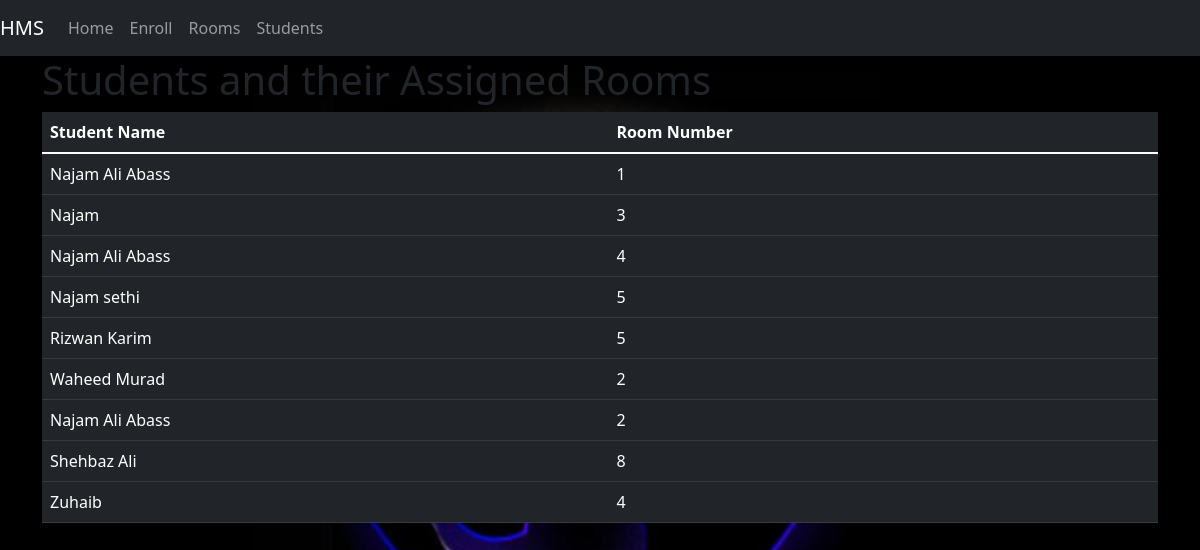
Before: /students with the older database file.
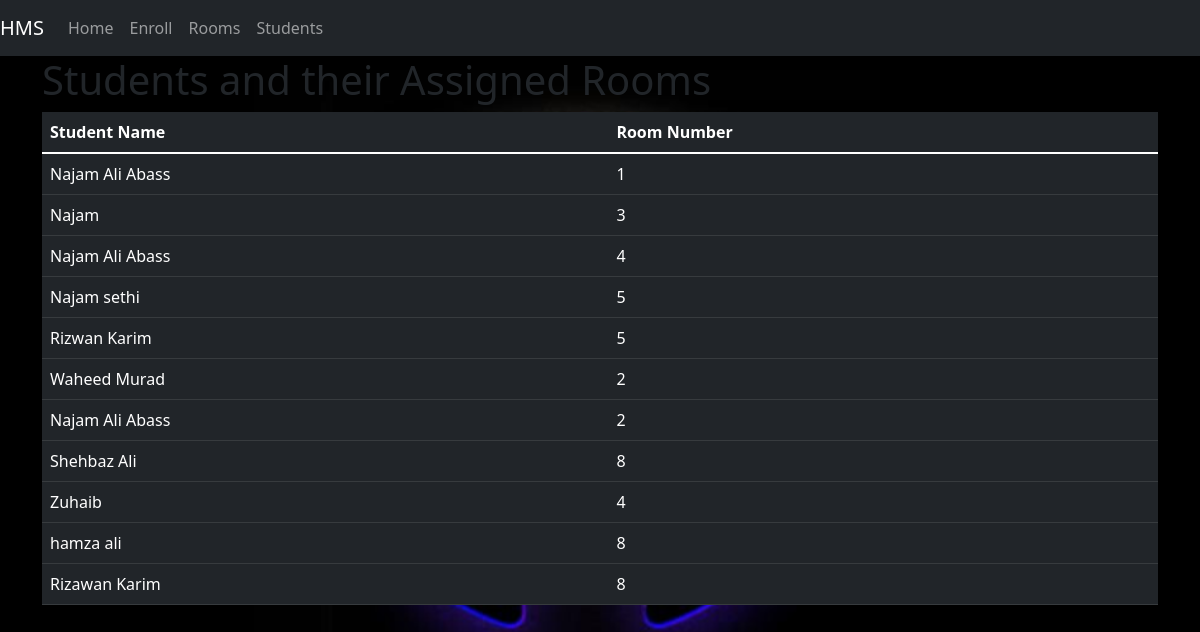
After: the same page with the newer database file.
### models.py (models this page shows)
class Student(db.Model):
    id = db.Column(db.Integer, primary_key=True)
    name = db.Column(db.String(100), nullable=False)
    room_id = db.Column(db.Integer, db.ForeignKey('room.id'), nullable=False)

class Room(db.Model):
    id = db.Column(db.Integer, primary_key=True)
    room_number = db.Column(db.Integer, unique=True, nullable=False)
    students = db.relationship('Student', backref='room', lazy=True)

### app.py (the view)
@app.route('/students')
def students():
    all_students = Student.query.all()
    return render_template('students.html', students=all_students)

### templates/students.html
{% extends 'base.html' %}
{% block content %}
<body>
    <h1>Students and their Assigned Rooms</h1>
    <table class = "table table-dark">
        <thead>
            <tr>
                <th>Student Name</th>
                <th>Room Number</th>
            </tr>
        </thead>
        <tbody>
            {% for student in students %}
            <tr>
                <td>{{ student.name }}</td>
                <td>{{ student.room.room_number }}</td>
            </tr>
            {% endfor %}
        </tbody>
    </table>
</body>
{% endblock %}

### templates/base.html (shortened to what this page needs)
<!DOCTYPE html>
<html lang="en">
<head>
    <link href="https://cdn.jsdelivr.net/npm/bootstrap@5.1.3/dist/css/bootstrap.min.css" rel="stylesheet">
    <nav class="navbar navbar-expand-lg navbar-dark bg-dark">
      <a class="navbar-brand" href="{{ url_for('index') }}">HMS</a>
      <div class="collapse navbar-collapse" id="navbarNav">
          <ul class="navbar-nav">
              <li class="nav-item active">
                  <a class="nav-link" href="{{ url_for('index') }}">Home</a>
              </li>
              <li class="nav-item">
                  <a class="nav-link" href="{{ url_for('enroll') }}">Enroll</a>
              </li>
              <li class="nav-item">
                  <a class="nav-link" href="{{ url_for('rooms') }}">Rooms</a>
              </li>
              <li class="nav-item">
                  <a class="nav-link" href="{{ url_for('students') }}">Students</a>
              </li>
          </ul>
      </div>
  </nav>
</head>
<body>
  <div class="container">
      {% block content %}{% endblock %}
  </div>
</body>
</html>

Changed rows visible on the page:
added Student: name "hamza ali", room.room_number "8"
added Student: name "Rizawan Karim", room.room_number "8"
